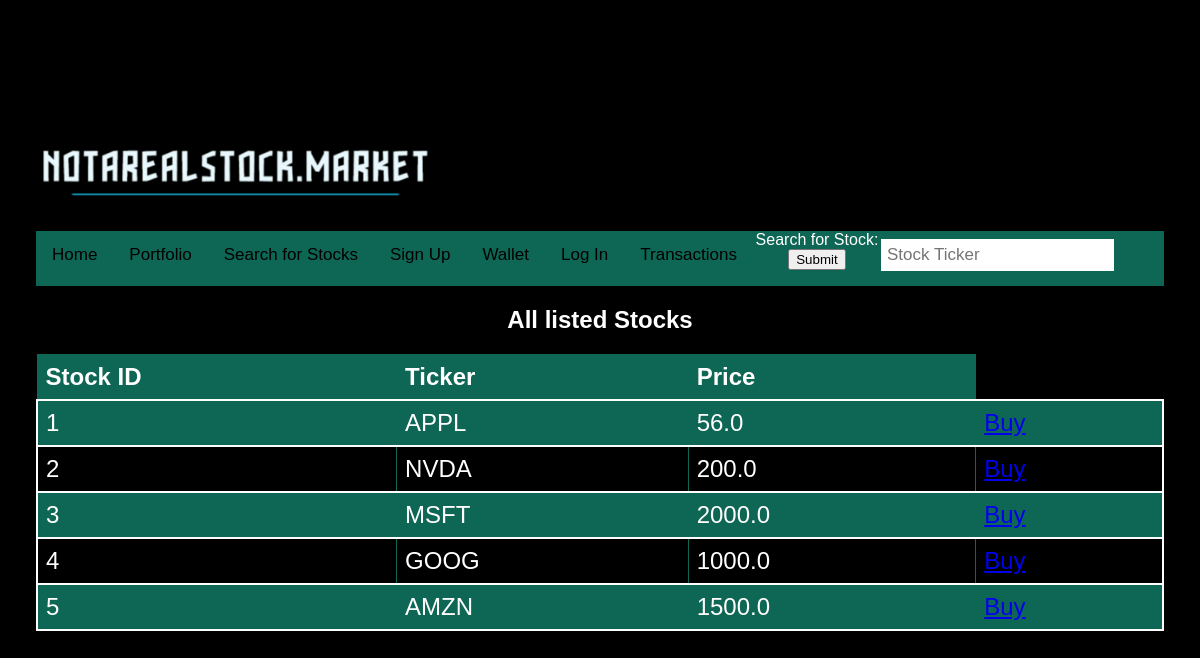
The app's page /searchstock, older data.
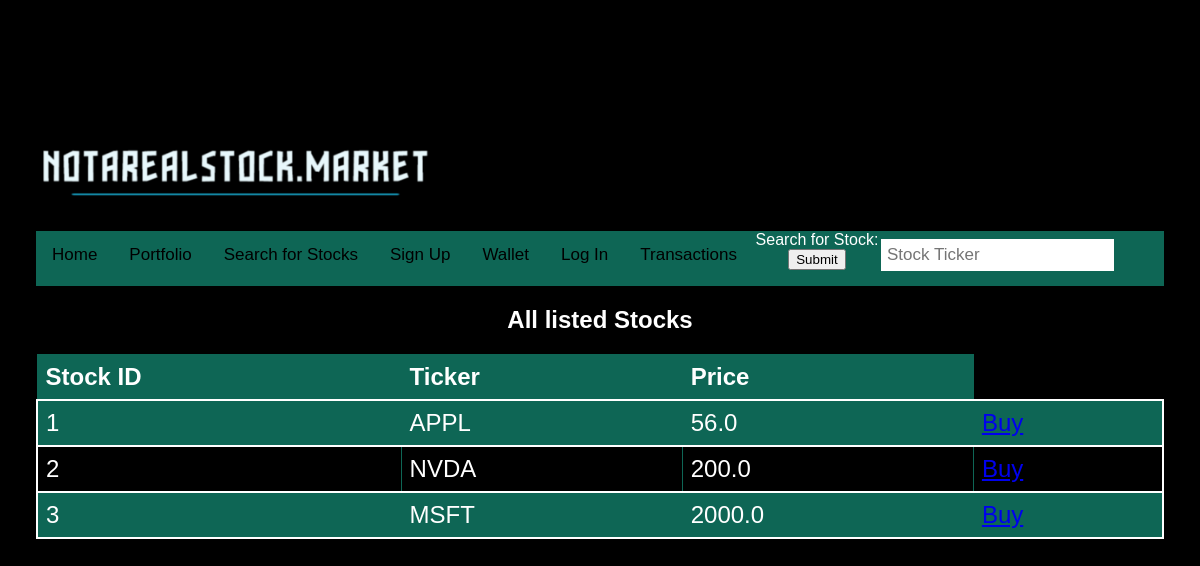
The same page, newer data.
### app.py (models this page shows, shortened)
class Stock(db.Model):
   __tablename__ = 'Stock'
   stockId = db.Column(db.Integer, primary_key=True, index=True)
   ticker = db.Column(db.String(5))
   price = db.Column(db.Float())

### app.py (the view)
@app.route("/searchstock")
def searchStock():
    stock_list = Stock.query.all()
    return render_template('searchstock.html', stock_list=stock_list)

### templates/searchstock.html (shortened to what this page needs)
<div style="text-align: left;"><img src="{{ url_for('static', filename='notarealstock.png') }}" width="400"/></div>
<html>
<head>
</head>
<body>
  <div class="topnav">
    <a class="active" href="/">Home</a>
    <a href="portfolio">Portfolio</a>
    <a href="searchstock">Search for Stocks</a>
    <a href="signup">Sign Up</a>
    <a href="wallet">Wallet</a>
    <a href="login-signup">Log In</a>
    <a href="transactions">Transactions</a>
  <form action="/searchresult" method="POST">
    <label for="stockName">Search for Stock:</label>
    <input type="text" id="stockName" placeholder="Stock Ticker" name="stockName">
    <input type="submit">
  </form>
</div>
<h2>All listed Stocks</h2>
<div id="stocks">
  <table style="width:100%; background-color:black; font-size:1.5em;">
    <tr style="background-color: #0e6655;;">
      <th>Stock ID</th>
      <th>Ticker</th>
      <th>Price</th>
    </tr>
    {% for stock in stock_list %}
    <tr style="border:2px solid white;">
      <td>{{ stock.stockId }}</td>
      <td>{{ stock.ticker }}</td>
      <td>{{ stock.price }}</td>
      <td><a href="/buyastock/{{ stock.stockId }}">Buy</a></td>
    </tr>
    {% endfor %}
  </table>
</div>
</head>
<body>
</body>
</html>
 <html>
</body>
</html>
<head>
</head>

Row changes from the older to the newer data that the page shows:
removed Stock: stockId "4", ticker "GOOG", price "1000.0"
removed Stock: stockId "5", ticker "AMZN", price "1500.0"
